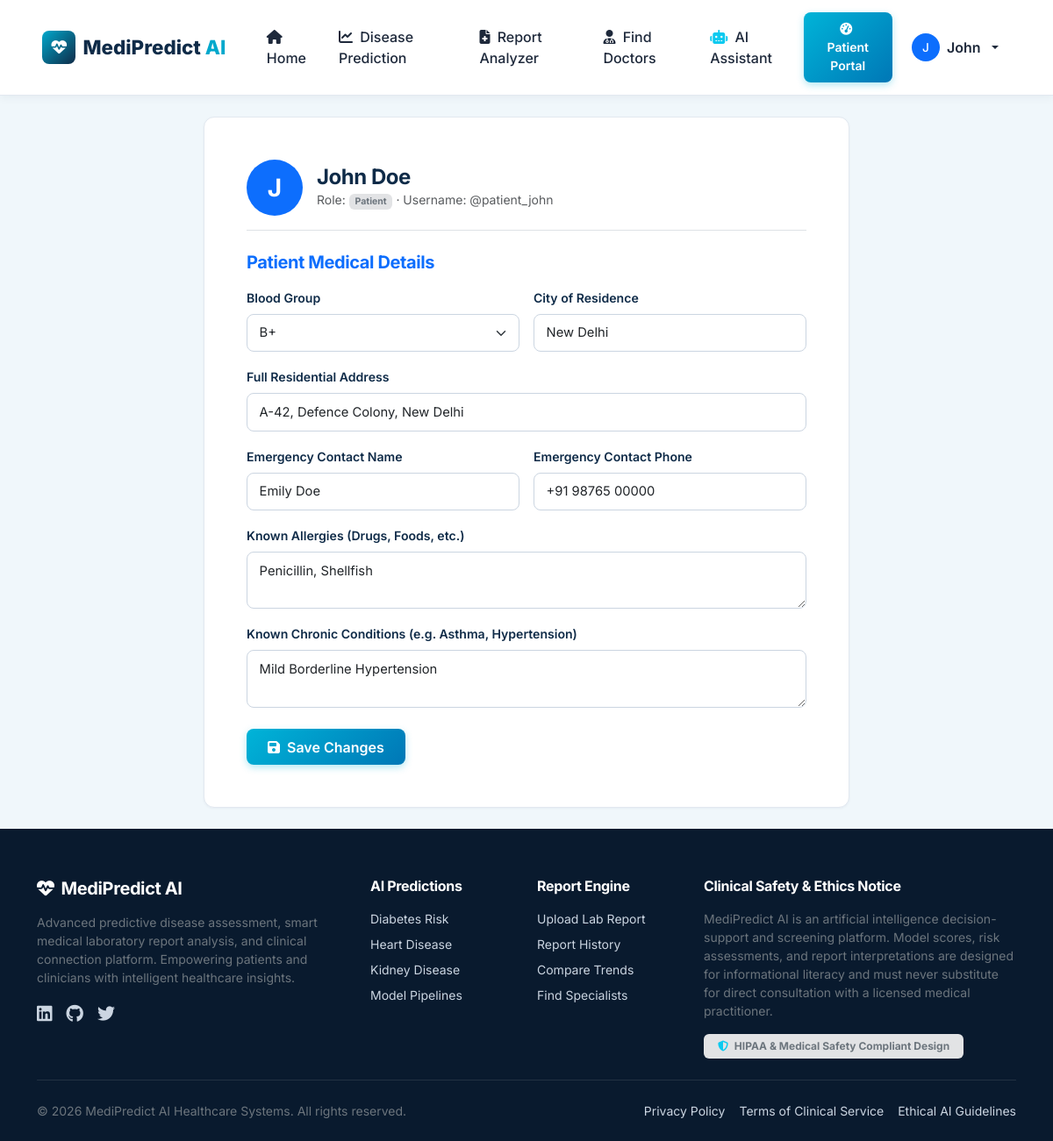
Screenshot of /profile/ (signed in) with the database file from the repository.
### core/models.py (models this page shows, shortened)
class CustomUser(AbstractUser):
    ROLE_CHOICES = (
        ('PATIENT', 'Patient'),
        ('DOCTOR', 'Doctor'),
        ('ADMIN', 'Administrator'),
    )
    role = models.CharField(max_length=15, choices=ROLE_CHOICES, default='PATIENT')
    phone = models.CharField(max_length=20, blank=True, null=True)
    date_of_birth = models.DateField(blank=True, null=True)
    gender = models.CharField(
        max_length=15,
        choices=[('Male', 'Male'), ('Female', 'Female'), ('Other', 'Other')],
        blank=True, null=True
    )
    profile_picture = models.ImageField(upload_to='avatars/', blank=True, null=True)
    created_at = models.DateTimeField(auto_now_add=True)
    updated_at = models.DateTimeField(auto_now=True)
    @property
    def is_patient(self):
        return self.role == 'PATIENT'
    @property
    def is_doctor(self):
        return self.role == 'DOCTOR'
    @property
    def is_platform_admin(self):
        return self.role == 'ADMIN' or self.is_superuser

class PatientProfile(models.Model):
    BLOOD_GROUPS = [
        ('A+', 'A+'), ('A-', 'A-'),
        ('B+', 'B+'), ('B-', 'B-'),
        ('AB+', 'AB+'), ('AB-', 'AB-'),
        ('O+', 'O+'), ('O-', 'O-'),
    ]
    user = models.OneToOneField(CustomUser, on_delete=models.CASCADE, related_name='patient_profile')
    blood_group = models.CharField(max_length=5, choices=BLOOD_GROUPS, blank=True, null=True)
    allergies = models.TextField(blank=True, null=True, help_text="Known drug or food allergies")
    chronic_conditions = models.TextField(blank=True, null=True, help_text="e.g. Hypertension, Type 2 Diabetes")
    emergency_contact_name = models.CharField(max_length=100, blank=True, null=True)
    emergency_contact_phone = models.CharField(max_length=20, blank=True, null=True)
    address = models.CharField(max_length=255, blank=True, null=True)
    city = models.CharField(max_length=100, default='New Delhi')

### core/views.py (the view, shortened to what this page needs)
# urls.py: path('profile/', views.profile_view, name='profile'),
@login_required
def profile_view(request):
    user = request.user
    patient_form = None
    doctor_form = None
    if user.is_patient and hasattr(user, 'patient_profile'):
        if request.method == 'POST':
            patient_form = PatientProfileForm(request.POST, instance=user.patient_profile)
            if patient_form.is_valid():
                patient_form.save()
                messages.success(request, "Patient health profile updated.")
                return redirect('core:profile')
        else:
            patient_form = PatientProfileForm(instance=user.patient_profile)
    return render(request, 'core/profile.html', {
        'user': user,
        'patient_form': patient_form,
        'doctor_form': doctor_form,
    })

### templates/core/profile.html (shortened to what this page needs)
{% extends 'base.html' %}
{% block content %}
<div class="container py-4">
    <div class="row justify-content-center">
        <div class="col-lg-8">
            <div class="card card-medi p-4 p-md-5">
                <div class="d-flex align-items-center gap-3 border-bottom pb-3 mb-4">
                    <div class="rounded-circle bg-primary text-white d-flex align-items-center justify-content-center fw-bold fs-3" style="width: 64px; height: 64px;">
                        {{ user.first_name|first|default:user.username|first|upper }}
                    </div>
                    <div>
                        <h4 class="fw-bold mb-0">{{ user.get_full_name|default:user.username }}</h4>
                        <div class="text-muted small">
                            Role: <span class="badge bg-secondary-subtle text-secondary">{{ user.get_role_display }}</span> · Username: @{{ user.username }}
                        </div>
                    </div>
                </div>
                {% if user.is_patient and patient_form %}
                    <form method="post">
                        <h5 class="fw-bold text-primary mb-3">Patient Medical Details</h5>
                        <div class="row g-3">
                            <div class="col-md-6">
                                <label class="form-label">Blood Group</label>
                                {{ patient_form.blood_group }}
                            </div>
                            <div class="col-md-6">
                                <label class="form-label">City of Residence</label>
                                {{ patient_form.city }}
                            </div>
                            <div class="col-md-12">
                                <label class="form-label">Full Residential Address</label>
                                {{ patient_form.address }}
                            </div>
                            <div class="col-md-6">
                                <label class="form-label">Emergency Contact Name</label>
                                {{ patient_form.emergency_contact_name }}
                            </div>
                            <div class="col-md-6">
                                <label class="form-label">Emergency Contact Phone</label>
                                {{ patient_form.emergency_contact_phone }}
                            </div>
                            <div class="col-md-12">
                                <label class="form-label">Known Allergies (Drugs, Foods, etc.)</label>
                                {{ patient_form.allergies }}
                            </div>
                            <div class="col-md-12">
                                <label class="form-label">Known Chronic Conditions (e.g. Asthma, Hypertension)</label>
                                {{ patient_form.chronic_conditions }}
                            </div>
                        </div>
                        <div class="mt-4">
                            <button type="submit" class="btn btn-cyan px-4">
                                <i class="fa-solid fa-floppy-disk me-1"></i> Save Changes
                            </button>
                        </div>
                    </form>
                {% else %}
                    <p class="text-muted">Administrator account settings are managed through Django Administration.</p>
                {% endif %}
            </div>
        </div>
    </div>
</div>
{% endblock %}

### templates/base.html (shortened to what this page needs)
<!DOCTYPE html>
<html lang="en">
<head>
    <link href="https://cdn.jsdelivr.net/npm/bootstrap@5.3.3/dist/css/bootstrap.min.css" rel="stylesheet">
    <link rel="stylesheet" href="https://cdnjs.cloudflare.com/ajax/libs/font-awesome/6.5.1/css/all.min.css">
    <link rel="stylesheet" href="https://unpkg.com/leaflet@1.9.4/dist/leaflet.css" />
    <link rel="stylesheet" href="/static/css/medipredict.css">
</head>
<body>
    <nav class="navbar navbar-expand-lg navbar-medipredict sticky-top">
        <div class="container-fluid px-lg-4">
            <a class="navbar-brand" href="{% url 'core:home' %}">
                <span class="brand-badge"><i class="fa-solid fa-heart-pulse"></i></span>
                <span>MediPredict <span style="color: var(--cyan-accent);">AI</span></span>
            </a>
            <div class="collapse navbar-collapse" id="navContent">
                <ul class="navbar-nav me-auto mb-2 mb-lg-0 ms-lg-3">
                    <li class="nav-item">
                        <a class="nav-link" href="{% url 'core:home' %}"><i class="fa-solid fa-house me-1"></i> Home</a>
                    </li>
                    <li class="nav-item">
                        <a class="nav-link" href="{% url 'predictions:home' %}"><i class="fa-solid fa-chart-line me-1"></i> Disease Prediction</a>
                    </li>
                    <li class="nav-item">
                        <a class="nav-link" href="{% url 'reports:upload' %}"><i class="fa-solid fa-file-medical me-1"></i> Report Analyzer</a>
                    </li>
                    <li class="nav-item">
                        <a class="nav-link" href="{% url 'appointments:find_doctors' %}"><i class="fa-solid fa-user-doctor me-1"></i> Find Doctors</a>
                    </li>
                    {% if user.is_authenticated %}
                        <li class="nav-item">
                            <a class="nav-link" href="{% url 'assistant:chat' %}"><i class="fa-solid fa-robot me-1 text-info"></i> AI Assistant</a>
                        </li>
                    {% endif %}
                </ul>
                <ul class="navbar-nav ms-auto align-items-center gap-2">
                    {% if user.is_authenticated %}
                        <li class="nav-item">
                            <a href="{% url 'core:dashboard_redirect' %}" class="btn btn-sm btn-cyan">
                                <i class="fa-solid fa-gauge-high me-1"></i>
                                {% if user.is_platform_admin %}Admin Dashboard
                                {% elif user.is_doctor %}Doctor Portal
                                {% else %}Patient Portal
                                {% endif %}
                            </a>
                        </li>
                        <li class="nav-item dropdown">
                            <a class="nav-link dropdown-toggle d-flex align-items-center gap-2" href="#" role="button" data-bs-toggle="dropdown">
                                <div class="rounded-circle bg-primary text-white d-flex align-items-center justify-content-center" style="width: 32px; height: 32px; font-size: 0.85rem;">
                                    {{ user.first_name|first|default:user.username|first|upper }}
                                </div>
                                <span class="d-none d-md-inline fw-semibold">{{ user.first_name|default:user.username }}</span>
                            </a>
                        </li>
                    {% endif %}
                </ul>
            </div>
        </div>
    </nav>
    <main class="flex-grow-1">
        {% block content %}{% endblock %}
    </main>
    <footer class="footer-medipredict">
        <div class="container">
            <div class="row g-4">
                <div class="col-lg-4 col-md-6">
                    <h5 class="text-white mb-3 d-flex align-items-center gap-2">
                        <span class="brand-badge"><i class="fa-solid fa-heart-pulse"></i></span>
                        MediPredict AI
                    </h5>
                    <p class="small text-secondary">
                        Advanced predictive disease assessment, smart medical laboratory report analysis, and clinical connection platform. Empowering patients and clinicians with intelligent healthcare insights.
                    </p>
                    <div class="d-flex gap-3 text-secondary fs-5 mt-3">
                        <a href="#"><i class="fa-brands fa-linkedin"></i></a>
                        <a href="#"><i class="fa-brands fa-github"></i></a>
                        <a href="#"><i class="fa-brands fa-twitter"></i></a>
                    </div>
                </div>
                <div class="col-lg-2 col-md-3 col-6">
                    <h6 class="text-white mb-3">AI Predictions</h6>
                    <ul class="list-unstyled small">
                        <li class="mb-2"><a href="{% url 'predictions:diabetes' %}">Diabetes Risk</a></li>
                        <li class="mb-2"><a href="{% url 'predictions:heart' %}">Heart Disease</a></li>
                        <li class="mb-2"><a href="{% url 'predictions:kidney' %}">Kidney Disease</a></li>
                        <li class="mb-2"><a href="{% url 'predictions:home' %}">Model Pipelines</a></li>
                    </ul>
                </div>
                <div class="col-lg-2 col-md-3 col-6">
                    <h6 class="text-white mb-3">Report Engine</h6>
                    <ul class="list-unstyled small">
                        <li class="mb-2"><a href="{% url 'reports:upload' %}">Upload Lab Report</a></li>
                        <li class="mb-2"><a href="{% url 'reports:history' %}">Report History</a></li>
                        <li class="mb-2"><a href="{% url 'reports:compare' %}">Compare Trends</a></li>
                        <li class="mb-2"><a href="{% url 'appointments:find_doctors' %}">Find Specialists</a></li>
                    </ul>
                </div>
                <div class="col-lg-4 col-md-12">
                    <h6 class="text-white mb-3">Clinical Safety & Ethics Notice</h6>
                    <p class="small text-secondary">
                        MediPredict AI is an artificial intelligence decision-support and screening platform. Model scores, risk assessments, and report interpretations are designed for informational literacy and must never substitute for direct consultation with a licensed medical practitioner.
                    </p>
                    <span class="badge bg-secondary-subtle text-secondary small py-2 px-3">
                        <i class="fa-solid fa-shield-halved text-info me-1"></i> HIPAA & Medical Safety Compliant Design
                    </span>
                </div>
            </div>
            <hr class="border-secondary my-4">
            <div class="d-flex flex-column flex-sm-row justify-content-between align-items-center small text-secondary">
                <div>© 2026 MediPredict AI Healthcare Systems. All rights reserved.</div>
                <div class="d-flex gap-3 mt-2 mt-sm-0">
                    <a href="#">Privacy Policy</a>
                    <a href="#">Terms of Clinical Service</a>
                    <a href="#">Ethical AI Guidelines</a>
                </div>
            </div>
        </div>
    </footer>
</body>
</html>

### rows the page displays
CustomUser: first_name|first "J", first_name "John", get_full_name "John Doe", role "Patient", username "patient_john"
PatientProfile: blood_group "B+", city "New Delhi", address "A-42, Defence Colony, New Delhi", emergency_contact_name "Emily Doe", emergency_contact_phone "+91 98765 00000", allergies "Penicillin, Shellfish", chronic_conditions "Mild Borderline Hypertension"
